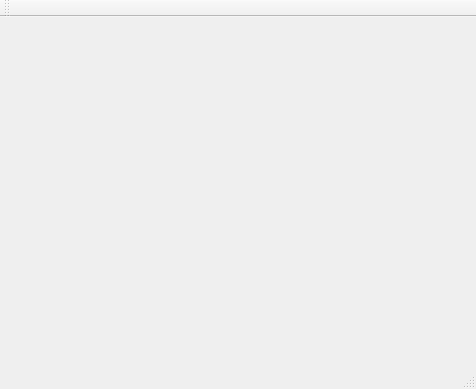
<?xml version="1.0" encoding="UTF-8"?>
<ui version="4.0">
 <class>PEMainWindow</class>
 <widget class="QMainWindow" name="PEMainWindow">
  <property name="geometry">
   <rect>
    <x>0</x>
    <y>0</y>
    <width>476</width>
    <height>389</height>
   </rect>
  </property>
  <property name="windowTitle">
   <string>PEMainWindow</string>
  </property>
  <widget class="QWidget" name="centralWidget"/>
  <widget class="QToolBar" name="mainToolBar">
   <attribute name="toolBarArea">
    <enum>TopToolBarArea</enum>
   </attribute>
   <attribute name="toolBarBreak">
    <bool>false</bool>
   </attribute>
  </widget>
  <widget class="QStatusBar" name="statusBar"/>
  <action name="action_open_file">
   <property name="text">
    <string>&amp;open file</string>
   </property>
  </action>
  <action name="action_save_file">
   <property name="text">
    <string>&amp;save file</string>
   </property>
  </action>
 </widget>
 <layoutdefault spacing="6" margin="11"/>
 <resources/>
 <connections/>
</ui>
